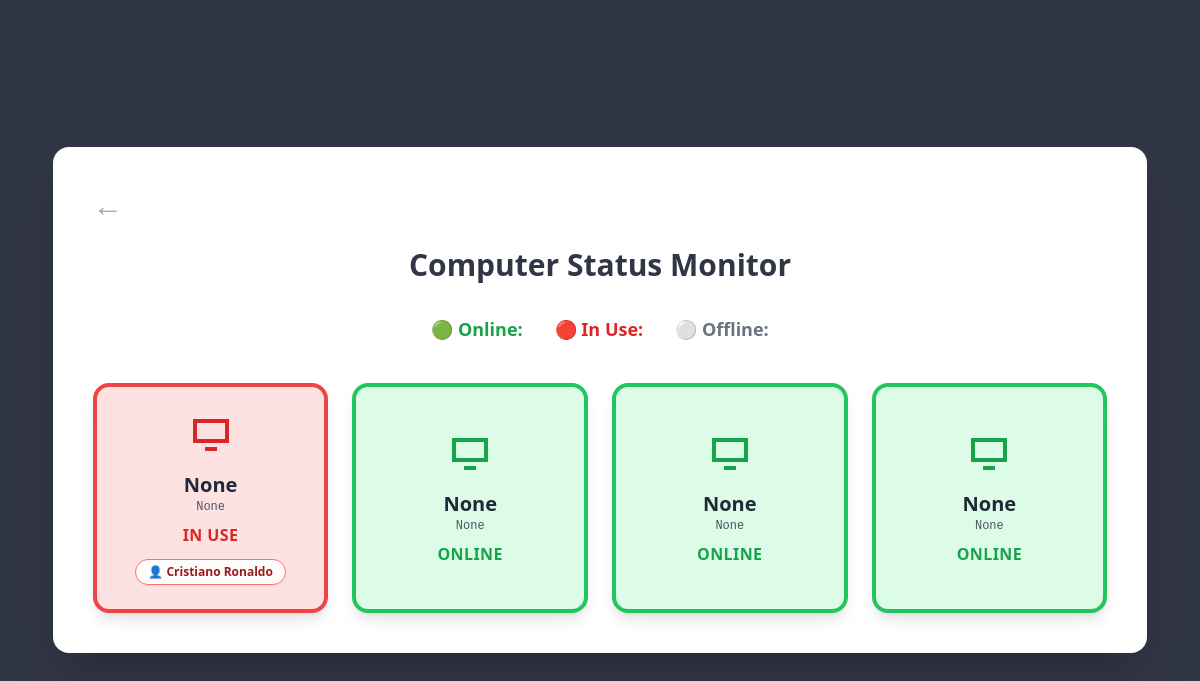
Page /status (signed in) on the earlier database version.
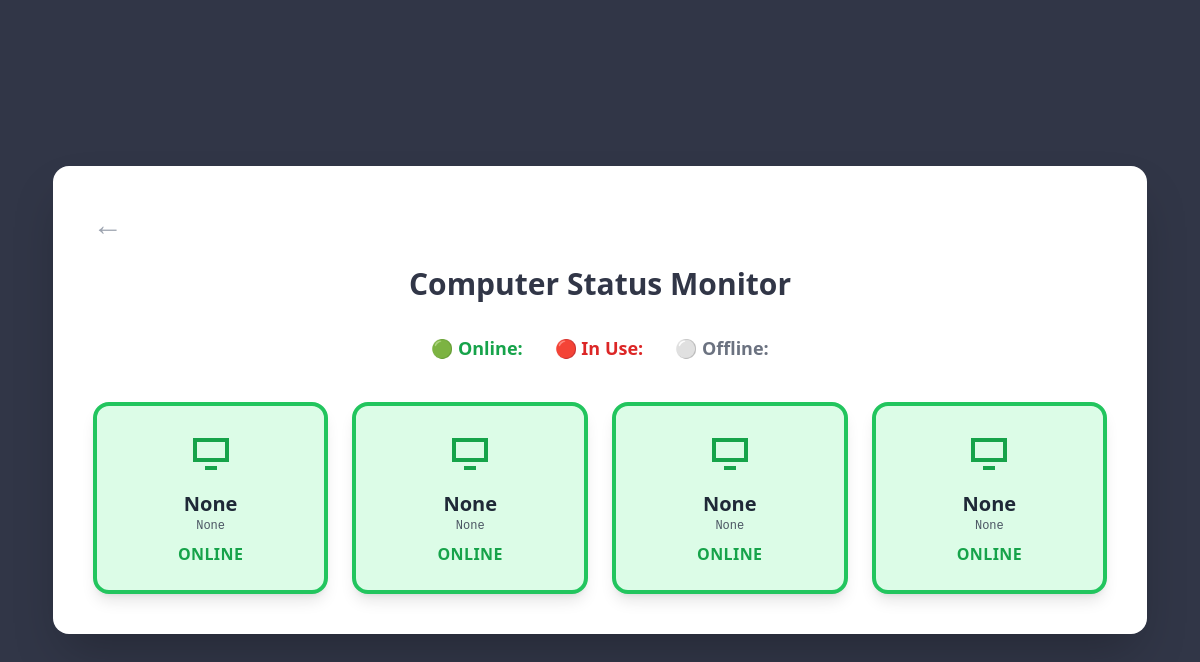
Same page on the later database version.
### tables this page shows
CREATE TABLE Computer (
        Computer_ID TEXT PRIMARY KEY,
        Status TEXT DEFAULT 'Online',
        Current_Member_ID INTEGER,
        FOREIGN KEY (Current_Member_ID) REFERENCES Member(Person_ID)
    );

CREATE TABLE Person (
    Person_ID INTEGER PRIMARY KEY AUTOINCREMENT, 
    Username TEXT NOT NULL UNIQUE,          
    Password TEXT NOT NULL,                
    Full_Name TEXT NOT NULL,               
    Type TEXT CHECK(Type IN ('Member', 'Staff', 'Admin')) NOT NULL 
);

### main.py (the view)
@app.route("/status")
@login_required
def status():
    if current_user.role != "Admin":
        return redirect(url_for('index'))
    connect = sqlite3.connect(db_local)
    connect.row_factory = sqlite3.Row
    cursor = connect.cursor()
    query = """
        SELECT c.Computer_ID, c.IP_Address, c.Computer_Name, c.Status, p.Full_Name
        FROM Computer c
        LEFT JOIN Person p ON c.Current_Member_ID = p.Person_ID
    """
    cursor.execute(query)
    computers = cursor.fetchall()
    connect.close()
    return render_template("status.html", computers=computers)

### main.py (called while the page is built)
@login_manager.user_loader
def load_user(user_id):
    connect = sqlite3.connect(db_local)
    connect.row_factory = sqlite3.Row
    cursor = connect.cursor()
    cursor.execute("""
        SELECT p.Person_ID, p.Username, p.Full_Name, p.Type, m.Phone_Number
        FROM Person p
        LEFT JOIN Member m ON p.Person_ID = m.Person_ID
        WHERE p.Person_ID = ?
    """, (user_id,))
    user = cursor.fetchone()
    connect.close()
    if user:
        return User(user["Person_ID"], user["Username"], user["Full_Name"], user["Type"], user["Phone_Number"])
    return None

### templates/status.html (shortened to what this page needs)
<!DOCTYPE html>
<html>
<head>
  <script src="https://cdn.tailwindcss.com"></script>
</head>
<body class="bg-[#313647]">
<div class="min-h-screen flex items-center justify-center p-6">
  <div class="bg-white rounded-2xl shadow-2xl w-[95%] max-w-[1200px] p-10">
    <a href="{{ url_for('admin_home') }}">
      <button class="text-3xl text-gray-400 hover:text-[#6B62C4] mb-6">←</button>
    </a>
    <h1 class="text-3xl font-bold text-center text-[#313647] mb-8">
      Computer Status Monitor
    </h1>
    <div class="flex justify-center gap-8 mb-10 text-lg font-semibold">
      <span class="text-green-600">🟢 Online: {{ online }}</span>
      <span class="text-red-600">🔴 In Use: {{ in_use }}</span>
      <span class="text-gray-500">⚪ Offline: {{ offline }}</span>
    </div>
    <div class="grid grid-cols-2 md:grid-cols-3 lg:grid-cols-4 gap-6">
      {% for row in computers %}
        {% set pc_ip = row['IP_Address'] %}
        {% set pc_name = row['Computer_Name'] %}
        {% set pc_status = row['Status'] %}
        {% set user_name = row['Full_Name'] %}
        {% if pc_status == 'Online' %}
            {% set bg, border, text_color = 'bg-green-100', 'border-green-500', 'text-green-600' %}
        {% elif pc_status == 'In Use' %}
            {% set bg, border, text_color = 'bg-red-100', 'border-red-500', 'text-red-600' %}
        {% else %}
            {% set bg, border, text_color = 'bg-gray-100', 'border-gray-500', 'text-gray-600' %}
        {% endif %}
        <div class="{{ bg }} border-4 {{ border }} rounded-2xl p-6 text-center shadow-lg hover:scale-105 transition flex flex-col items-center justify-center min-h-[180px]">
            <div class="flex justify-center mb-3">
              <svg class="w-12 h-12 {{ text_color }}" fill="currentColor" viewBox="0 0 24 24">
                <path d="M3 4h18v12H3V4zm2 2v8h14V6H5zm4 12h6v2H9v-2z"/>
              </svg>
            </div>
            <h2 class="text-xl font-bold text-gray-800">{{ pc_name }}</h2>
            <p class="text-xs text-gray-600 mb-2 font-mono">{{ pc_ip }}</p>
            <p class="{{ text_color }} font-bold uppercase tracking-wide">{{ pc_status }}</p>
            {% if pc_status == 'In Use' and user_name %}
              <div class="mt-3 px-3 py-1 bg-white/90 border border-red-400 rounded-full text-xs font-bold text-red-800 shadow-sm">
                👤 {{ user_name }}
              </div>
            {% endif %}
        </div>
      {% endfor %}
    </div>
  </div>
</div>
</body>
</html>

Differences in the rows shown:
no longer on this page (row unchanged): Person: Full_Name "Cristiano Ronaldo"
changed Computer (number 1 of 4 on the later page): Status "IN USE" → "ONLINE"; no longer shows "👤"
